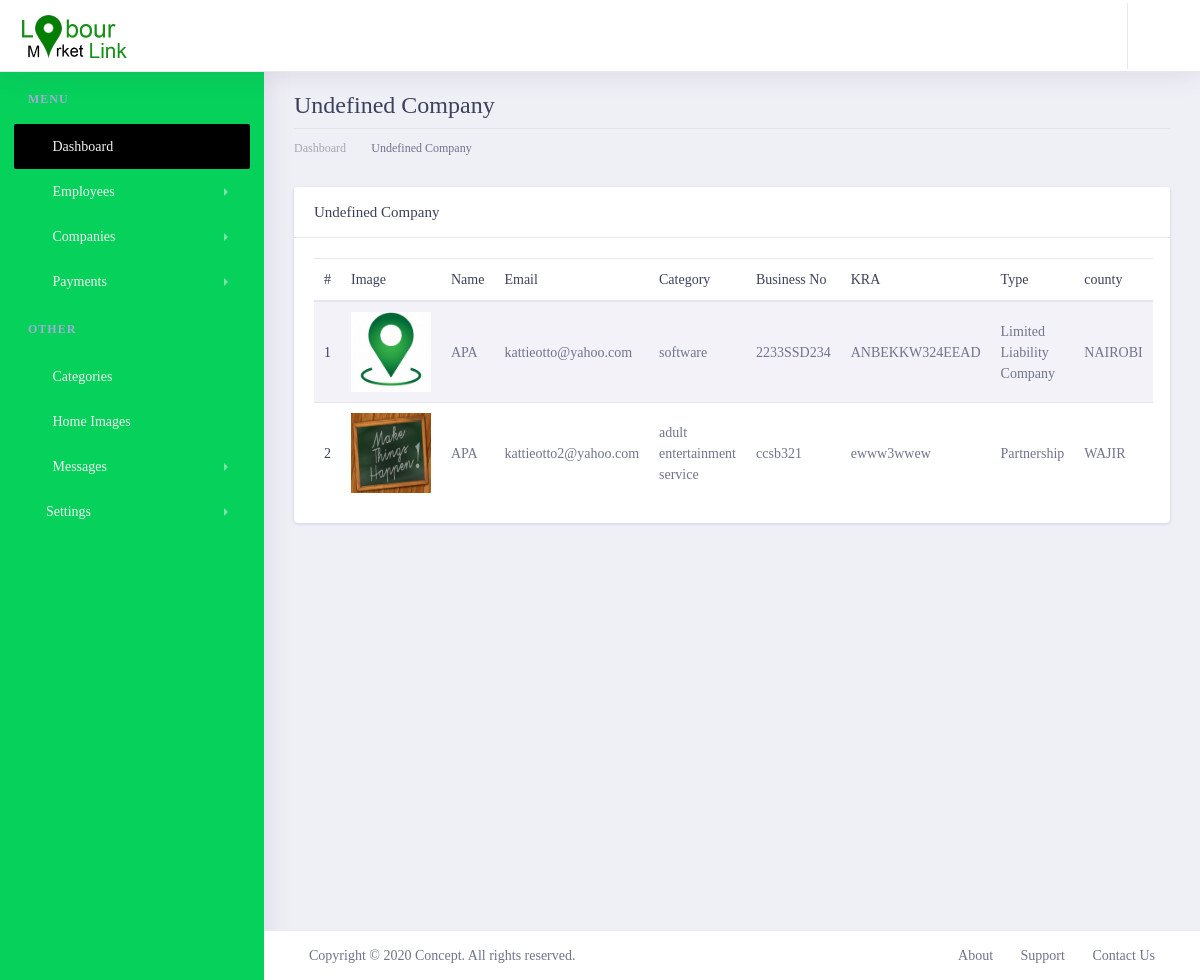
Page /lmladmin/allundefinedcompanies/ (signed in) on the committed database.
### lmlappadmin/models.py (models this page shows, shortened)
class Company(get_user_model()):
    logo = models.ImageField(max_length=200, upload_to='employerlogo', null=True, blank=True)
    regpayment = models.ForeignKey(CompanyRegistrationPayment, on_delete=models.CASCADE, null=True, blank=True)
    category = models.ForeignKey(Category, on_delete=models.CASCADE, max_length=200, null=False, blank=False)
    company_name = models.CharField(max_length=200, null=False, blank=False)
    phone_number = models.CharField(max_length=200, null=False, blank=False, default='0700000000')
    county = models.ForeignKey(County, on_delete=models.CASCADE, null=False, blank=False)
    region = models.ForeignKey(Region, on_delete=models.CASCADE, null=False, blank=False)
    landmark = models.CharField(max_length=100,null=False, blank=False)
    company_motto =models.CharField(max_length=100,null=False, blank=False)
    brief_details = models.TextField()
    bizness_entity_type = models.CharField(max_length=100,null=False, blank=False)
    date_created = models.DateField(default=datetime.datetime.now, null=False, blank=False )
    description = models.TextField()
    website = models.CharField(max_length=100,null=True, blank=True)
    company_email = models.CharField(max_length=100,null=False, blank=False)
    kra_number = models.CharField(max_length=100,null=False, blank=False)
    alphanumeric = RegexValidator(r'^[0-9a-zA-Z]*$', 'Only alphanumeric characters are allowed.')
    bussiness_reg_no = models.CharField(max_length=100,null=True, blank=True,unique=True, validators=[alphanumeric])
    created_at = models.DateTimeField(auto_now_add=True)
    updated_at = models.DateTimeField(auto_now=True)
    COMPANY_STATUS ={
        ('NEWBIE','Newbie'),
        ('REGISTERED_CONFIRMED','Registerd_confirmed'),
        ('DEACTIVATED','Deactivated'),
    }
    status = models.CharField( choices=COMPANY_STATUS, default='NEWBIE', max_length=200, null=False, blank=False)
    RANK_STATUS = {
        ('UNDEFINED','Undefined'),
        ('BASIC','Basic'),
        ('PREMIUM', 'Premium'),
        ('ULTIMATE', 'Ultimate'),
        ('PRO_BASIC', 'Pro_basic'),
        ('PRO_ULTIMATE', 'Pro_ultimate'),
        ('PLATINUM', 'Platinum'),
    }
    rank_status = models.CharField( choices=RANK_STATUS, default='UNDEFINED', max_length=200, null=False, blank=False)
    class Meta:
        verbose_name = 'Employer'
        verbose_name_plural = 'Employers'

class Category(models.Model):
    category = models.CharField(max_length=200, null=False, blank=False)
    c_parent = models.ForeignKey('Category', related_name='job_category', on_delete=models.CASCADE, max_length=200, null=True, blank=True)
    created_at = models.DateTimeField(auto_now_add=True)
    updated_at = models.DateTimeField(auto_now=True)
    def __str__(self):
        return '%s' % (self.category)

class County(models.Model):
    county_number = models.IntegerField(null=False,blank=False)
    county = models.CharField(max_length=200,null=False,blank=False)
    created_at = models.DateTimeField(auto_now_add=True)
    updated_at = models.DateTimeField(auto_now=True)
    def __str__(self):
        return '%s' % (self.county)

### lmlappadmin/views.py (the view)
# urls.py: path('allundefinedcompanies/',views.undefinedcompanies, name='undefinedcompanies'),
@login_required()
def undefinedcompanies(request):
    company = Company.objects.filter(rank_status='UNDEFINED')
    context = {
        'title': 'Undefined Companies',
        'companies': company,
    }
    return render(request, 'company/undefinedcompanies.html', context)

### lmlapp/templatetags/call_methods.py (called while the page is built)
@register.filter(name='contactushome')
def comments(request):
    contactushome = ContactUsHome.objects.filter(status="UNREAD").order_by("-created_at")
    if contactushome is not None:
        return contactushome
    return False

@register.filter(name='contactushomecount')
def commentscount(request):
    contactushomecount = ContactUsHome.objects.count()
    if contactushomecount > 0:
        return contactushomecount
    return False

### lmlappadmin/templates/company/undefinedcompanies.html
{% extends 'admin/layout.html' %}
{% load static %}
{% block content %}
       <div class="dashboard-wrapper ml-0">
            <div class="container-fluid  dashboard-content">
                <div class="row">
                    <div class="col-xl-12 col-lg-12 col-md-12 col-sm-12 col-12">
                        <div class="page-header">
                            <h2 class="pageheader-title">Undefined Company</h2>
                            <div class="page-breadcrumb">
                                <nav aria-label="breadcrumb">
                                    <ol class="breadcrumb">
                                        <li class="breadcrumb-item"><a href="{% url 'LMLAdmin:home' %}" class="breadcrumb-link">Dashboard</a></li>
                                        <li class="breadcrumb-item active" aria-current="page">Undefined Company</li>
                                    </ol>
                                </nav>
                            </div>
                        </div>
                    </div>
                </div>
                <div class="row">
                    <div class="col-xl-12 col-lg-12 col-md-12 col-sm-12 col-12">
                            <div class="card">
                                <h5 class="card-header">Undefined Company</h5>
                                <div class="card-body">
                                    <table class="table table-striped">
                                        <thead>
                                            <tr>
                                                <th scope="col">#</th>
                                                <th scope="col">Image</th>
                                                <th scope="col">Name</th>
                                                <th scope="col">Email</th>
                                                <th scope="col">Category</th>
                                                <th scope="col">Business No</th>
                                                <th scope="col">KRA</th>
                                                <th scope="col">Type</th>
                                                <th scope="col">county</th>
                                            </tr>
                                        </thead>
                                        <tbody>
                                            {% for company in companies %}
                                            <tr>
                                                <th scope="row">{{ forloop.counter }}</th>
                                                <td>
                                                    <div style="width: 80px; height: 80px; overflow: hidden;">
                                                        <img class="w-100 h-100" src="{{ company.logo.url }}" alt="">
                                                    </div>
                                                </td>
                                                <td>{{company.company_name}}</td>
                                                <td>
                                                    <a href="mailto:{{company.email}}">{{company.email}}</a>
                                                </td>
                                                <td>{{company.category}}</td>
                                                <td>{{ company.bussiness_reg_no }}</td>
                                                <td>{{ company.kra_number }}</td>
                                                <td>{{ company.bizness_entity_type }}</td>
                                                <td>{{ company.county }}</td>
                                            </tr>
                                             {% endfor %}
                                        </tbody>
                                    </table>
                                </div>
                            </div>
                        </div>
                </div>
            </div>
        </div>
{% endblock content %}

### rows in the picture
Company: logo (picture), company_name "APA", email "kattieotto@yahoo.com", category "software", bussiness_reg_no "2233SSD234", kra_number "ANBEKKW324EEAD", bizness_entity_type "Limited Liability Company", county "NAIROBI"
Company: logo (picture), company_name "APA", email "kattieotto2@yahoo.com", category "adult entertainment service", bussiness_reg_no "ccsb321", kra_number "ewww3wwew", bizness_entity_type "Partnership", county "WAJIR"
